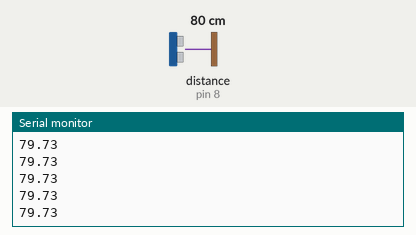
This sketch was run on a simulated Arduino Uno, built with avr-gcc and run on an emulated ATmega328P. Parts: the last lines printed to the serial monitor. Wiring (inferred from the names in the program): ultrasonic range finder: trigger pin 7; echo pin 8. The inputs (shaded band) are chosen by the test bench; at power-on: distance to the obstacle (sensor on pin 8) 80 cm. The echo pulse lasts 58.3 µs per cm.

Above: at 1.2 s.
1.3 s: distance to the obstacle (sensor on pin 8) set to 2 cm
At 2.0 s:
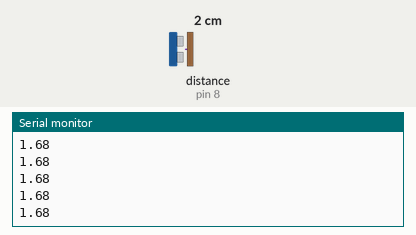
2.8 s: distance to the obstacle (sensor on pin 8) set to 4 cm
At 3.3 s:
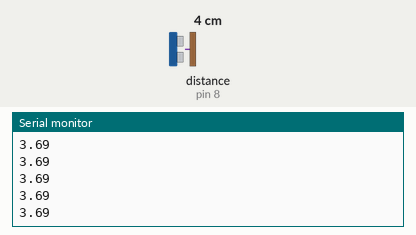
Timing chart, 0 to 5.8 s (numbered marks = the images above; inputs shaded):
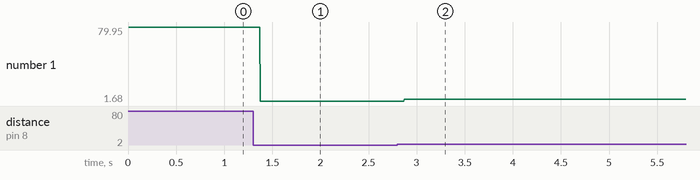

The sketch:

10_Ultrasonik_Mesafe_Sensoru.ino
```cpp
#define echo 8
#define trig 7
float sure,mesafe;
void setup()
{
  pinMode(trig, OUTPUT);
  pinMode(echo,INPUT);
  Serial.begin(9600);
  digitalWrite(trig,LOW);
}

void loop()
{
  digitalWrite(trig,HIGH);
  delayMicroseconds(10);
  digitalWrite(trig,LOW);
  sure=pulseIn(echo,HIGH);
  mesafe=sure*0.03432/2;
  Serial.println(mesafe);
}
```

Measured:
- after the input at 1.3 s, the serial monitor: prints a new line after 0.07 s (image 1)
- after the input at 2.8 s, the serial monitor: prints a new line after 0.07 s (image 2)
- plotted number 1: 79.73 → 1.68 after the input at 1.3 s, 1.68 → 3.6 after the input at 2.8 s
